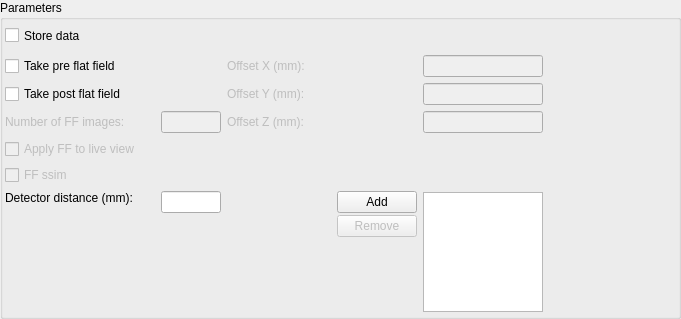
<?xml version="1.0" encoding="UTF-8"?>
<ui version="4.0">
 <class>xray_imaging_parameters</class>
 <widget class="QWidget" name="xray_imaging_parameters">
  <property name="geometry">
   <rect>
    <x>0</x>
    <y>0</y>
    <width>681</width>
    <height>319</height>
   </rect>
  </property>
  <property name="minimumSize">
   <size>
    <width>120</width>
    <height>0</height>
   </size>
  </property>
  <property name="maximumSize">
   <size>
    <width>16777215</width>
    <height>16777215</height>
   </size>
  </property>
  <property name="windowTitle">
   <string>Xray imaging parameters</string>
  </property>
  <layout class="QGridLayout" name="gridLayout_5">
   <property name="margin">
    <number>0</number>
   </property>
   <item row="0" column="0">
    <widget class="QGroupBox" name="ff_gbox">
     <property name="title">
      <string>Parameters</string>
     </property>
     <layout class="QGridLayout" name="gridLayout">
      <property name="margin">
       <number>2</number>
      </property>
      <item row="0" column="0">
       <layout class="QGridLayout" name="ff_gridlayout">
        <property name="leftMargin">
         <number>0</number>
        </property>
        <property name="topMargin">
         <number>0</number>
        </property>
        <property name="rightMargin">
         <number>20</number>
        </property>
        <item row="6" column="3">
         <widget class="QListWidget" name="detector_distance_listwidget">
          <property name="minimumSize">
           <size>
            <width>120</width>
            <height>120</height>
           </size>
          </property>
          <property name="maximumSize">
           <size>
            <width>120</width>
            <height>120</height>
           </size>
          </property>
          <property name="editTriggers">
           <set>QAbstractItemView::DoubleClicked|QAbstractItemView::EditKeyPressed</set>
          </property>
          <property name="dragEnabled">
           <bool>true</bool>
          </property>
          <property name="dragDropMode">
           <enum>QAbstractItemView::DragDrop</enum>
          </property>
          <property name="alternatingRowColors">
           <bool>true</bool>
          </property>
          <property name="selectionBehavior">
           <enum>QAbstractItemView::SelectRows</enum>
          </property>
         </widget>
        </item>
        <item row="1" column="3">
         <widget class="QLineEdit" name="ff_offset_a_ledit">
          <property name="enabled">
           <bool>false</bool>
          </property>
          <property name="minimumSize">
           <size>
            <width>120</width>
            <height>0</height>
           </size>
          </property>
          <property name="maximumSize">
           <size>
            <width>120</width>
            <height>16777215</height>
           </size>
          </property>
         </widget>
        </item>
        <item row="1" column="2">
         <widget class="QLabel" name="ff_offset_a_label">
          <property name="enabled">
           <bool>false</bool>
          </property>
          <property name="minimumSize">
           <size>
            <width>170</width>
            <height>0</height>
           </size>
          </property>
          <property name="maximumSize">
           <size>
            <width>170</width>
            <height>16777215</height>
           </size>
          </property>
          <property name="text">
           <string>Offset X (mm):</string>
          </property>
         </widget>
        </item>
        <item row="2" column="2">
         <widget class="QLabel" name="ff_offset_b_label">
          <property name="enabled">
           <bool>false</bool>
          </property>
          <property name="minimumSize">
           <size>
            <width>170</width>
            <height>0</height>
           </size>
          </property>
          <property name="maximumSize">
           <size>
            <width>170</width>
            <height>16777215</height>
           </size>
          </property>
          <property name="text">
           <string>Offset Y (mm):</string>
          </property>
         </widget>
        </item>
        <item row="1" column="0">
         <widget class="QCheckBox" name="ff_pre_cbox">
          <property name="minimumSize">
           <size>
            <width>0</width>
            <height>0</height>
           </size>
          </property>
          <property name="text">
           <string>Take pre flat field</string>
          </property>
         </widget>
        </item>
        <item row="3" column="3">
         <widget class="QLineEdit" name="ff_offset_c_ledit">
          <property name="enabled">
           <bool>false</bool>
          </property>
          <property name="minimumSize">
           <size>
            <width>120</width>
            <height>0</height>
           </size>
          </property>
          <property name="maximumSize">
           <size>
            <width>120</width>
            <height>16777215</height>
           </size>
          </property>
         </widget>
        </item>
        <item row="6" column="0" alignment="Qt::AlignTop">
         <widget class="QLabel" name="detector_distance_label">
          <property name="text">
           <string>Detector distance (mm):</string>
          </property>
         </widget>
        </item>
        <item row="3" column="1">
         <widget class="QLineEdit" name="ff_num_images_ledit">
          <property name="enabled">
           <bool>false</bool>
          </property>
          <property name="minimumSize">
           <size>
            <width>60</width>
            <height>0</height>
           </size>
          </property>
          <property name="maximumSize">
           <size>
            <width>60</width>
            <height>16777215</height>
           </size>
          </property>
         </widget>
        </item>
        <item row="4" column="0">
         <widget class="QCheckBox" name="ff_apply_cbox">
          <property name="enabled">
           <bool>false</bool>
          </property>
          <property name="text">
           <string>Apply FF to live view</string>
          </property>
         </widget>
        </item>
        <item row="0" column="0">
         <widget class="QCheckBox" name="store_data_cbox">
          <property name="minimumSize">
           <size>
            <width>150</width>
            <height>27</height>
           </size>
          </property>
          <property name="maximumSize">
           <size>
            <width>150</width>
            <height>27</height>
           </size>
          </property>
          <property name="toolTip">
           <string>Check to use energies from energy scan</string>
          </property>
          <property name="text">
           <string>Store data</string>
          </property>
         </widget>
        </item>
        <item row="2" column="0">
         <widget class="QCheckBox" name="ff_post_cbox">
          <property name="text">
           <string>Take post flat field</string>
          </property>
         </widget>
        </item>
        <item row="3" column="0">
         <widget class="QLabel" name="ff_num_images_label">
          <property name="enabled">
           <bool>false</bool>
          </property>
          <property name="minimumSize">
           <size>
            <width>0</width>
            <height>0</height>
           </size>
          </property>
          <property name="text">
           <string>Number of FF images:</string>
          </property>
         </widget>
        </item>
        <item row="2" column="3">
         <widget class="QLineEdit" name="ff_offset_b_ledit">
          <property name="enabled">
           <bool>false</bool>
          </property>
          <property name="minimumSize">
           <size>
            <width>120</width>
            <height>0</height>
           </size>
          </property>
          <property name="maximumSize">
           <size>
            <width>120</width>
            <height>16777215</height>
           </size>
          </property>
         </widget>
        </item>
        <item row="3" column="4">
         <spacer name="horizontalSpacer">
          <property name="orientation">
           <enum>Qt::Horizontal</enum>
          </property>
          <property name="sizeHint" stdset="0">
           <size>
            <width>40</width>
            <height>20</height>
           </size>
          </property>
         </spacer>
        </item>
        <item row="3" column="2">
         <widget class="QLabel" name="ff_offset_c_label">
          <property name="enabled">
           <bool>false</bool>
          </property>
          <property name="minimumSize">
           <size>
            <width>190</width>
            <height>0</height>
           </size>
          </property>
          <property name="maximumSize">
           <size>
            <width>190</width>
            <height>16777215</height>
           </size>
          </property>
          <property name="text">
           <string>Offset Z (mm):</string>
          </property>
         </widget>
        </item>
        <item row="6" column="2">
         <layout class="QVBoxLayout" name="verticalLayout">
          <property name="spacing">
           <number>2</number>
          </property>
          <property name="topMargin">
           <number>0</number>
          </property>
          <item alignment="Qt::AlignRight">
           <widget class="QPushButton" name="add_button">
            <property name="maximumSize">
             <size>
              <width>120</width>
              <height>16777215</height>
             </size>
            </property>
            <property name="text">
             <string>Add</string>
            </property>
           </widget>
          </item>
          <item alignment="Qt::AlignRight">
           <widget class="QPushButton" name="remove_button">
            <property name="enabled">
             <bool>false</bool>
            </property>
            <property name="maximumSize">
             <size>
              <width>120</width>
              <height>16777215</height>
             </size>
            </property>
            <property name="text">
             <string>Remove</string>
            </property>
           </widget>
          </item>
          <item>
           <spacer name="verticalSpacer">
            <property name="orientation">
             <enum>Qt::Vertical</enum>
            </property>
            <property name="sizeHint" stdset="0">
             <size>
              <width>20</width>
              <height>40</height>
             </size>
            </property>
           </spacer>
          </item>
         </layout>
        </item>
        <item row="6" column="1" alignment="Qt::AlignTop">
         <widget class="QLineEdit" name="detector_distance_ledit">
          <property name="minimumSize">
           <size>
            <width>60</width>
            <height>0</height>
           </size>
          </property>
          <property name="maximumSize">
           <size>
            <width>60</width>
            <height>16777215</height>
           </size>
          </property>
         </widget>
        </item>
        <item row="5" column="0">
         <widget class="QCheckBox" name="ff_ssim_cbox">
          <property name="enabled">
           <bool>false</bool>
          </property>
          <property name="text">
           <string>FF ssim</string>
          </property>
          <property name="checked">
           <bool>false</bool>
          </property>
         </widget>
        </item>
       </layout>
      </item>
     </layout>
    </widget>
   </item>
  </layout>
 </widget>
 <resources/>
 <connections/>
</ui>
